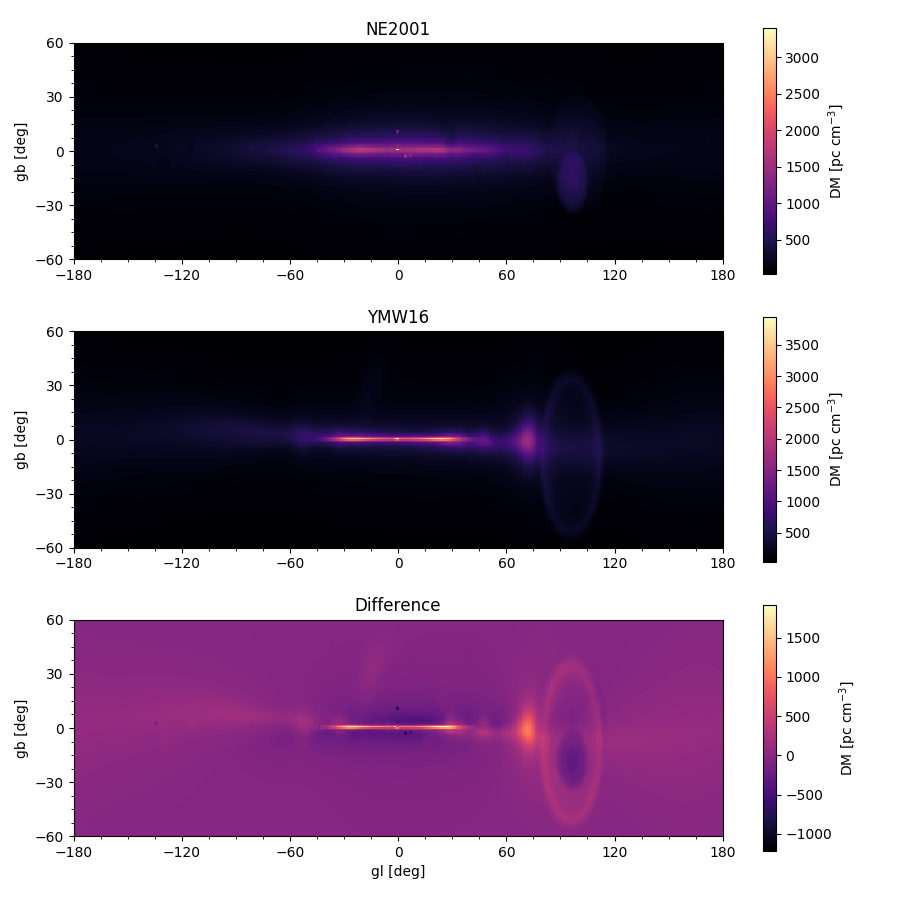

Write the Python code that produced this figure.
"""
# compare_to_ne2001.py

Compares output to that of pyne2001, plots galaxic contribution
"""

import os

import numpy as np
import pylab as plt
import pyne2001
import pyymw16

import hickle as hkl


def plot_gplane(d, title="", cbar_label="DM [pc cm$^{-3}$]"):
    plt.imshow(d.T[::-1, ::-1], extent=(-180, 180, -90, 90), cmap="magma")
    plt.ylim(-60, 60)
    cb = plt.colorbar()
    cb.set_label(cbar_label)
    plt.title(title)
    plt.xticks([-180, -120, -60, 0, 60, 120, 180])
    plt.yticks([-60, -30, 0, 30, 60])
    plt.ylabel("gb [deg]")
    plt.minorticks_on()


if not os.path.exists("gedm.hkl"):
    N = 256
    d_2001 = np.zeros([N, N])
    d_2016 = np.zeros([N, N])

    for ii in range(N):
        print("%i / %i" % (ii + 1, N))
        for jj in range(N):
            l = float(ii) / N * 360 - 180
            b = float(jj) / N * 90 - 45
            d_2001[ii, jj] = pyne2001.get_galactic_dm(l, b)
            dm, tau = pyymw16.dist_to_dm(l, b, 30000)
            d_2016[ii, jj] = dm.value

    hkl.dump({"NE2001": d_2001, "YMW16": d_2016}, "gedm.hkl")
else:
    d = hkl.load("gedm.hkl")
    plt.figure(figsize=(9, 9))
    plt.subplot(3, 1, 1)
    plot_gplane(d["NE2001"], "NE2001")

    plt.subplot(3, 1, 2)
    plot_gplane(d["YMW16"], "YMW16")

    plt.subplot(3, 1, 3)
    d_delta = d["YMW16"] - d["NE2001"]
    plot_gplane(d_delta, "Difference")
    plt.xlabel("gl [deg]")
    plt.tight_layout()
    plt.savefig("compare_to_ne2001.png")
    plt.show()
